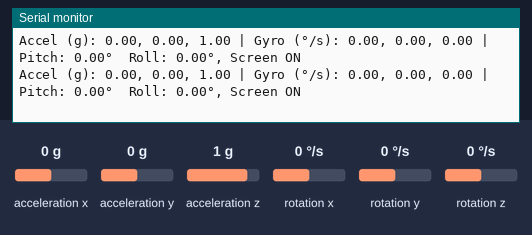
A sketch run on a simulated ESP32-C3. Shown: the last lines printed to the serial monitor. Inputs (shaded band) come from the test bench; at power-on: acceleration y 0 g, acceleration x 0 g, acceleration z 1 g, rotation x 0 °/s, rotation y 0 °/s, rotation z 0 °/s.

Above: at 1.2 s.
1.3 s: acceleration y set to -1.4 g
At 1.9 s:
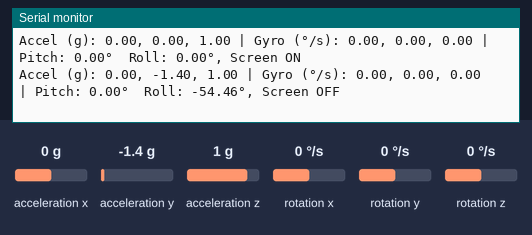
3.5 s: acceleration x set to -1.4 g
At 4.0 s:
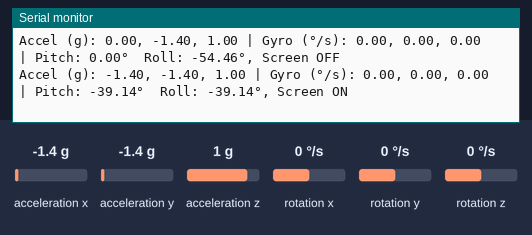
5.0 s: acceleration z set to -1.4 g
At 5.5 s:
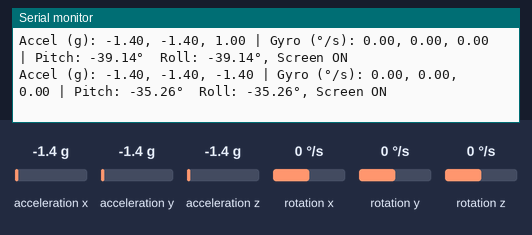
6.5 s: rotation x set to -192 °/s
At 7.0 s:
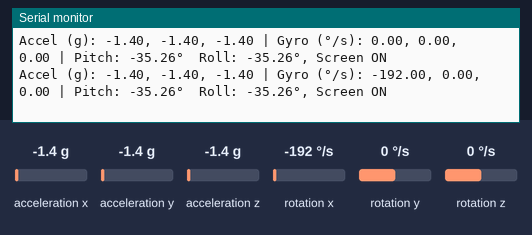
8.0 s: rotation y set to -192 °/s
At 8.5 s:
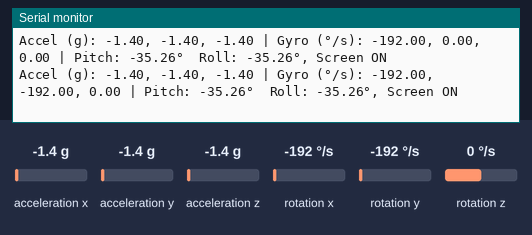

The sketch:

MPU6050_Screen_ON_OFF.ino
```cpp
#include <Wire.h>
#include <MPU6050.h>

MPU6050 mpu;

void setup() {
  Serial.begin(115200);
  Wire.begin(8, 9); // SDA=8, SCL=9 for ESP32-C3 Dev module Super mini
  Serial.println("Initializing MPU6050...");

  mpu.initialize();
  if (mpu.testConnection())
    Serial.println("MPU6050 connected!");
  else
    Serial.println("Connection failed!");
}

void loop() {
  // ax, ay, az --> for acceleration
  // gx, gy, gz --> for Gyrscope
  int16_t ax, ay, az, gx, gy, gz;
  mpu.getMotion6(&ax, &ay, &az, &gx, &gy, &gz);
  float axg = ax / 16384.0;
  float ayg = ay / 16384.0;
  float azg = az / 16384.0;

  float pitch = atan(axg / sqrt(ayg * ayg + azg * azg)) * 180/PI;
  float roll  = atan(ayg / sqrt(axg * axg + azg * azg)) * 180/PI;

  Serial.print("Accel (g): ");
  Serial.print(ax/16384.0); Serial.print(", ");
  Serial.print(ay/16384.0); Serial.print(", ");
  Serial.print(az/16384.0);

  Serial.print(" | Gyro (°/s): ");
  Serial.print(gx/131.0); Serial.print(", ");
  Serial.print(gy/131.0); Serial.print(", ");
  Serial.print(gz/131.0);

  Serial.print(" | Pitch: ");
  Serial.print(pitch);
  Serial.print("°  Roll: ");
  Serial.print(roll);
  Serial.print("°");Serial.print(", ");

  if((roll >= -50) && (roll <= 15))
  {
    Serial.println("Screen ON");
  }
  else if( roll > 15 )
  {
    Serial.println("Screen OFF");
  }
  else
  {
    Serial.println("Screen OFF");
  }


  delay(500);
}
```

Measured:
- after the input at 1.3 s, the serial monitor: prints a new line after 0.22 s (image 1)
- after the input at 3.5 s, the serial monitor: prints a new line after 0.05 s (image 2)
- after the input at 5.0 s, the serial monitor: prints a new line after 0.08 s (image 3)
- after the input at 6.5 s, the serial monitor: prints a new line after 0.10 s (image 4)
- after the input at 8.0 s, the serial monitor: prints a new line after 0.12 s (image 5)
